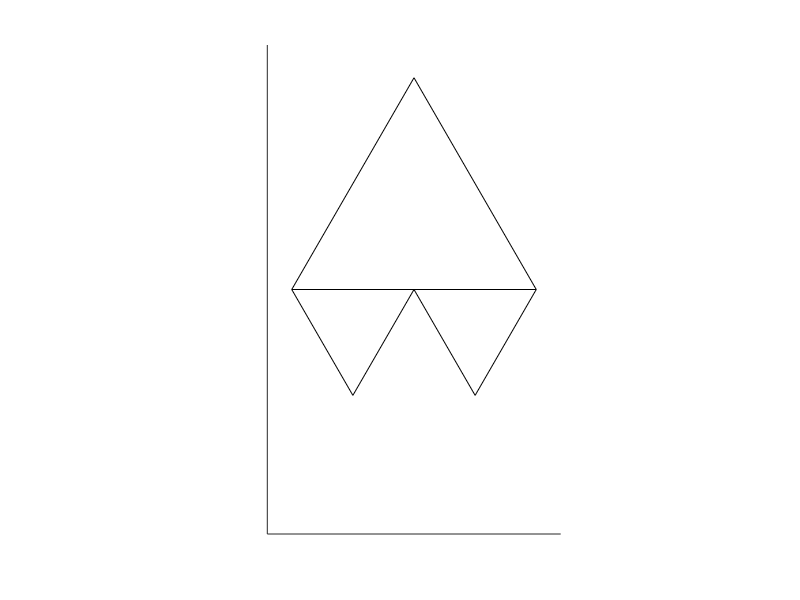

Reproduce this figure in MATLAB.
clear;
clc;

hold on

X=[-1,0,1];
Y=[0,sqrt(3),0];

x=X(1:2);
y=Y(1:2);
plot(x,y,'k');

x=X(2:3);
y=Y(2:3);
plot(x,y,'k');

x=X(1:2:3);
y=Y(1:2:3);
plot(x,y,'k');

X=[-1,-0.5,0];
Y=[0,-sqrt(3)/2,0];

x=X(1:2);
y=Y(1:2);
plot(x,y,'k');

x=X(2:3);
y=Y(2:3);
plot(x,y,'k');

X=[1,0.5,0];
Y=[0,-sqrt(3)/2,0];

x=X(1:2);
y=Y(1:2);
plot(x,y,'k');

x=X(2:3);
y=Y(2:3);
plot(x,y,'k');

hold off
axis equal
set(gca,'xlim',[-1.2 1.2]);
set(gca,'ylim',[-2 2]);
set(gca,'Box','off');
set(gca,'xtick',[]);
set(gca,'ytick',[]);